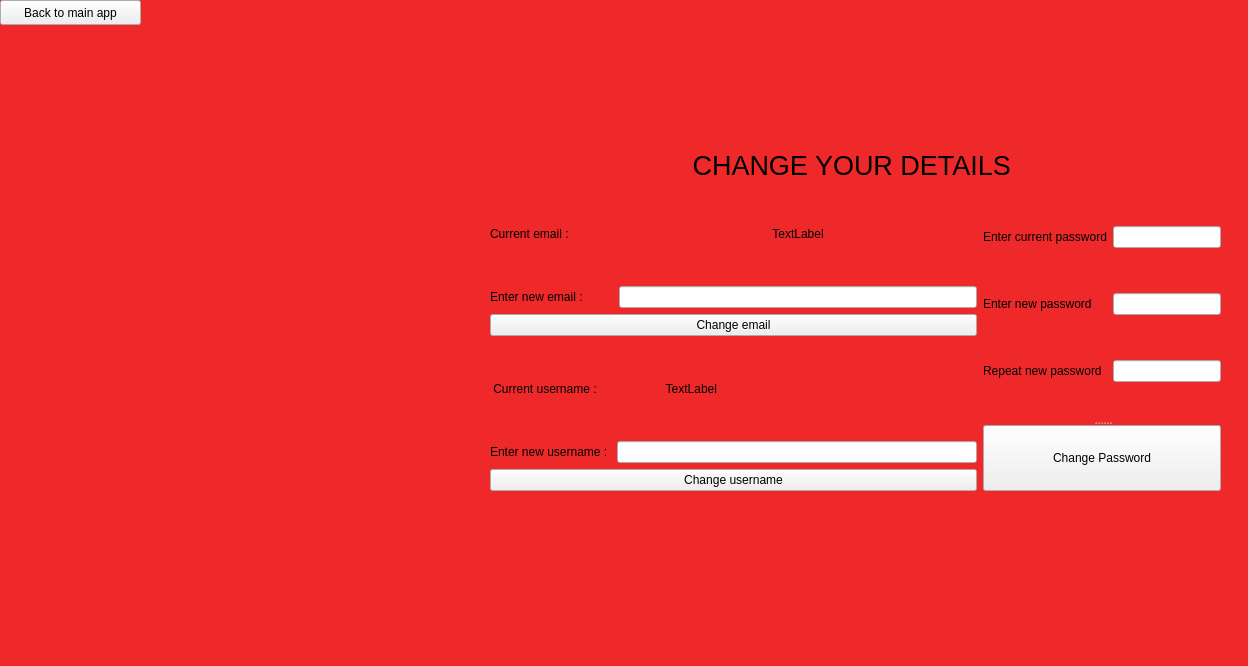
<?xml version="1.0" encoding="UTF-8"?>
<ui version="4.0">
 <class>editaccountdetailswindow</class>
 <widget class="QWidget" name="editaccountdetailswindow">
  <property name="geometry">
   <rect>
    <x>0</x>
    <y>0</y>
    <width>1248</width>
    <height>666</height>
   </rect>
  </property>
  <property name="windowTitle">
   <string>Form</string>
  </property>
  <property name="autoFillBackground">
   <bool>false</bool>
  </property>
  <property name="styleSheet">
   <string notr="true">#editaccountdetailswindow
{
 
	
	background-color: rgb(239, 41, 41);
}</string>
  </property>
  <widget class="QPushButton" name="backButton">
   <property name="geometry">
    <rect>
     <x>0</x>
     <y>0</y>
     <width>141</width>
     <height>25</height>
    </rect>
   </property>
   <property name="text">
    <string>Back to main app</string>
   </property>
  </widget>
  <widget class="QWidget" name="layoutWidget">
   <property name="geometry">
    <rect>
     <x>490</x>
     <y>150</y>
     <width>731</width>
     <height>361</height>
    </rect>
   </property>
   <layout class="QVBoxLayout" name="verticalLayout_4">
    <item>
     <widget class="QLabel" name="label">
      <property name="font">
       <font>
        <pointsize>20</pointsize>
       </font>
      </property>
      <property name="styleSheet">
       <string notr="true">#label
{
	background-color: rgb(239, 41, 41);
}</string>
      </property>
      <property name="text">
       <string>CHANGE YOUR DETAILS </string>
      </property>
      <property name="alignment">
       <set>Qt::AlignCenter</set>
      </property>
     </widget>
    </item>
    <item>
     <layout class="QHBoxLayout" name="horizontalLayout">
      <item>
       <layout class="QVBoxLayout" name="verticalLayout_3">
        <item>
         <layout class="QVBoxLayout" name="verticalLayout">
          <item>
           <layout class="QGridLayout" name="gridLayout">
            <item row="1" column="0">
             <widget class="QLabel" name="label_9">
              <property name="text">
               <string>Enter new email :         </string>
              </property>
             </widget>
            </item>
            <item row="0" column="1">
             <widget class="QLabel" name="emailLabel">
              <property name="text">
               <string>TextLabel</string>
              </property>
              <property name="alignment">
               <set>Qt::AlignCenter</set>
              </property>
             </widget>
            </item>
            <item row="1" column="1">
             <widget class="QLineEdit" name="newEmailEnter"/>
            </item>
            <item row="0" column="0">
             <widget class="QLabel" name="label_3">
              <property name="text">
               <string>Current email :</string>
              </property>
             </widget>
            </item>
           </layout>
          </item>
          <item>
           <widget class="QPushButton" name="changeEmailButton">
            <property name="text">
             <string>Change email</string>
            </property>
           </widget>
          </item>
         </layout>
        </item>
        <item>
         <layout class="QVBoxLayout" name="verticalLayout_2">
          <item>
           <layout class="QGridLayout" name="gridLayout_3">
            <item row="0" column="0">
             <widget class="QLabel" name="label_2">
              <property name="text">
               <string> Current username : </string>
              </property>
             </widget>
            </item>
            <item row="0" column="1" colspan="2">
             <widget class="QLabel" name="usernameLabel">
              <property name="text">
               <string>                  TextLabel</string>
              </property>
             </widget>
            </item>
            <item row="1" column="0" colspan="2">
             <widget class="QLabel" name="label_8">
              <property name="text">
               <string>Enter new username : </string>
              </property>
             </widget>
            </item>
            <item row="1" column="2">
             <widget class="QLineEdit" name="newUsernameEnter"/>
            </item>
           </layout>
          </item>
          <item>
           <widget class="QPushButton" name="changeUsernameButton">
            <property name="text">
             <string>Change username</string>
            </property>
           </widget>
          </item>
         </layout>
        </item>
       </layout>
      </item>
      <item>
       <widget class="QSplitter" name="splitter_2">
        <property name="orientation">
         <enum>Qt::Vertical</enum>
        </property>
        <widget class="QWidget" name="layoutWidget">
         <layout class="QGridLayout" name="gridLayout_2">
          <item row="1" column="0">
           <widget class="QLabel" name="label_6">
            <property name="text">
             <string>Enter new password</string>
            </property>
           </widget>
          </item>
          <item row="0" column="0">
           <widget class="QLabel" name="label_5">
            <property name="text">
             <string>Enter current password</string>
            </property>
           </widget>
          </item>
          <item row="2" column="1">
           <widget class="QLineEdit" name="newPassword2"/>
          </item>
          <item row="0" column="1">
           <widget class="QLineEdit" name="currentPasswordEnter"/>
          </item>
          <item row="2" column="0">
           <widget class="QLabel" name="label_7">
            <property name="text">
             <string>Repeat new password</string>
            </property>
           </widget>
          </item>
          <item row="1" column="1">
           <widget class="QLineEdit" name="newPassword"/>
          </item>
         </layout>
        </widget>
        <widget class="QPushButton" name="changePasswordButton">
         <property name="text">
          <string>Change Password</string>
         </property>
        </widget>
       </widget>
      </item>
     </layout>
    </item>
    <item>
     <widget class="QLabel" name="label_10">
      <property name="styleSheet">
       <string notr="true">#label_10
{
	background-color: rgb(239, 41, 41);
}</string>
      </property>
      <property name="text">
       <string/>
      </property>
     </widget>
    </item>
   </layout>
  </widget>
 </widget>
 <resources/>
 <connections/>
</ui>
